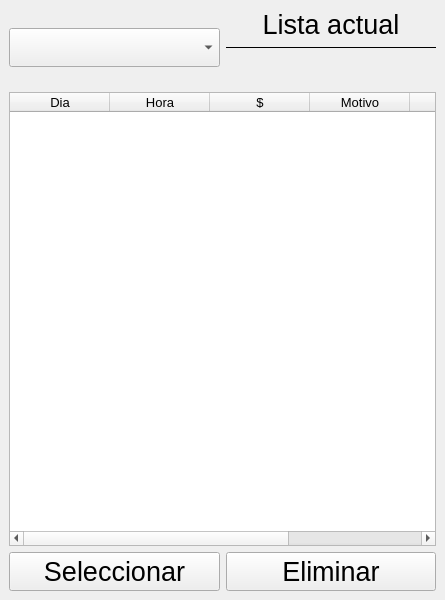
<?xml version="1.0" encoding="UTF-8"?>
<ui version="4.0">
 <class>Visualizar_lista</class>
 <widget class="QMainWindow" name="Visualizar_lista">
  <property name="geometry">
   <rect>
    <x>0</x>
    <y>0</y>
    <width>445</width>
    <height>600</height>
   </rect>
  </property>
  <property name="windowTitle">
   <string>MainWindow</string>
  </property>
  <widget class="QWidget" name="centralwidget">
   <layout class="QVBoxLayout" name="verticalLayout_2">
    <item>
     <layout class="QHBoxLayout" name="horizontalLayout">
      <item>
       <widget class="QComboBox" name="comboBox">
        <property name="font">
         <font>
          <pointsize>20</pointsize>
         </font>
        </property>
       </widget>
      </item>
      <item>
       <layout class="QVBoxLayout" name="verticalLayout">
        <item>
         <widget class="QLabel" name="label">
          <property name="font">
           <font>
            <pointsize>20</pointsize>
           </font>
          </property>
          <property name="text">
           <string>Lista actual</string>
          </property>
          <property name="alignment">
           <set>Qt::AlignCenter</set>
          </property>
         </widget>
        </item>
        <item>
         <widget class="Line" name="line">
          <property name="frameShadow">
           <enum>QFrame::Plain</enum>
          </property>
          <property name="orientation">
           <enum>Qt::Horizontal</enum>
          </property>
         </widget>
        </item>
        <item>
         <widget class="QLabel" name="label_2">
          <property name="font">
           <font>
            <pointsize>20</pointsize>
           </font>
          </property>
          <property name="text">
           <string/>
          </property>
          <property name="alignment">
           <set>Qt::AlignCenter</set>
          </property>
         </widget>
        </item>
       </layout>
      </item>
     </layout>
    </item>
    <item>
     <widget class="QTableWidget" name="tableWidget">
      <property name="layoutDirection">
       <enum>Qt::LeftToRight</enum>
      </property>
      <property name="inputMethodHints">
       <set>Qt::ImhNone</set>
      </property>
      <property name="verticalScrollBarPolicy">
       <enum>Qt::ScrollBarAsNeeded</enum>
      </property>
      <property name="horizontalScrollBarPolicy">
       <enum>Qt::ScrollBarAsNeeded</enum>
      </property>
      <property name="sizeAdjustPolicy">
       <enum>QAbstractScrollArea::AdjustIgnored</enum>
      </property>
      <property name="editTriggers">
       <set>QAbstractItemView::NoEditTriggers</set>
      </property>
      <column>
       <property name="text">
        <string>Dia</string>
       </property>
       <property name="font">
        <font>
         <pointsize>10</pointsize>
        </font>
       </property>
      </column>
      <column>
       <property name="text">
        <string>Hora</string>
       </property>
       <property name="font">
        <font>
         <pointsize>10</pointsize>
        </font>
       </property>
      </column>
      <column>
       <property name="text">
        <string>$</string>
       </property>
       <property name="font">
        <font>
         <pointsize>10</pointsize>
        </font>
       </property>
      </column>
      <column>
       <property name="text">
        <string>Motivo</string>
       </property>
       <property name="font">
        <font>
         <pointsize>10</pointsize>
        </font>
       </property>
      </column>
      <column>
       <property name="text">
        <string>Detalle</string>
       </property>
       <property name="font">
        <font>
         <pointsize>10</pointsize>
        </font>
       </property>
      </column>
      <column>
       <property name="text">
        <string>Gasto?</string>
       </property>
       <property name="font">
        <font>
         <pointsize>10</pointsize>
        </font>
       </property>
      </column>
     </widget>
    </item>
    <item>
     <layout class="QHBoxLayout" name="horizontalLayout_2">
      <item>
       <widget class="QPushButton" name="pushButton">
        <property name="font">
         <font>
          <pointsize>20</pointsize>
         </font>
        </property>
        <property name="text">
         <string>Seleccionar</string>
        </property>
       </widget>
      </item>
      <item>
       <widget class="QPushButton" name="pushButton_2">
        <property name="font">
         <font>
          <pointsize>20</pointsize>
         </font>
        </property>
        <property name="text">
         <string>Eliminar</string>
        </property>
       </widget>
      </item>
     </layout>
    </item>
   </layout>
  </widget>
 </widget>
 <resources/>
 <connections/>
</ui>
